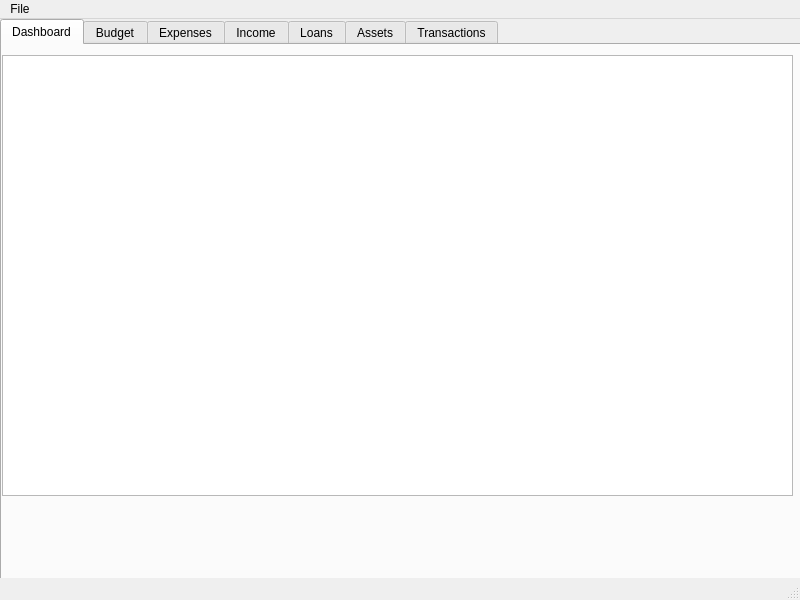
<?xml version="1.0" encoding="UTF-8"?>
<ui version="4.0">
 <class>MainWindow</class>
 <widget class="QMainWindow" name="MainWindow">
  <property name="geometry">
   <rect>
    <x>0</x>
    <y>0</y>
    <width>800</width>
    <height>600</height>
   </rect>
  </property>
  <property name="windowTitle">
   <string>MainWindow</string>
  </property>
  <widget class="QWidget" name="centralwidget">
   <widget class="QTabWidget" name="tabWidget">
    <property name="geometry">
     <rect>
      <x>0</x>
      <y>0</y>
      <width>801</width>
      <height>571</height>
     </rect>
    </property>
    <property name="autoFillBackground">
     <bool>false</bool>
    </property>
    <property name="currentIndex">
     <number>0</number>
    </property>
    <widget class="QWidget" name="tab">
     <attribute name="title">
      <string>Dashboard</string>
     </attribute>
     <widget class="QTableView" name="transactionsTableView">
      <property name="geometry">
       <rect>
        <x>0</x>
        <y>10</y>
        <width>791</width>
        <height>441</height>
       </rect>
      </property>
      <property name="autoFillBackground">
       <bool>false</bool>
      </property>
     </widget>
    </widget>
    <widget class="QWidget" name="tab_2">
     <attribute name="title">
      <string>Budget</string>
     </attribute>
    </widget>
    <widget class="QWidget" name="tab_3">
     <attribute name="title">
      <string>Expenses</string>
     </attribute>
    </widget>
    <widget class="QWidget" name="tab_7">
     <attribute name="title">
      <string>Income</string>
     </attribute>
    </widget>
    <widget class="QWidget" name="tab_4">
     <attribute name="title">
      <string>Loans</string>
     </attribute>
    </widget>
    <widget class="QWidget" name="tab_5">
     <attribute name="title">
      <string>Assets</string>
     </attribute>
    </widget>
    <widget class="QWidget" name="tab_6">
     <attribute name="title">
      <string>Transactions</string>
     </attribute>
    </widget>
   </widget>
  </widget>
  <widget class="QMenuBar" name="menubar">
   <property name="geometry">
    <rect>
     <x>0</x>
     <y>0</y>
     <width>800</width>
     <height>26</height>
    </rect>
   </property>
   <widget class="QMenu" name="menuFile">
    <property name="title">
     <string>File</string>
    </property>
   </widget>
   <addaction name="menuFile"/>
  </widget>
  <widget class="QStatusBar" name="statusbar"/>
 </widget>
 <resources/>
 <connections/>
</ui>
